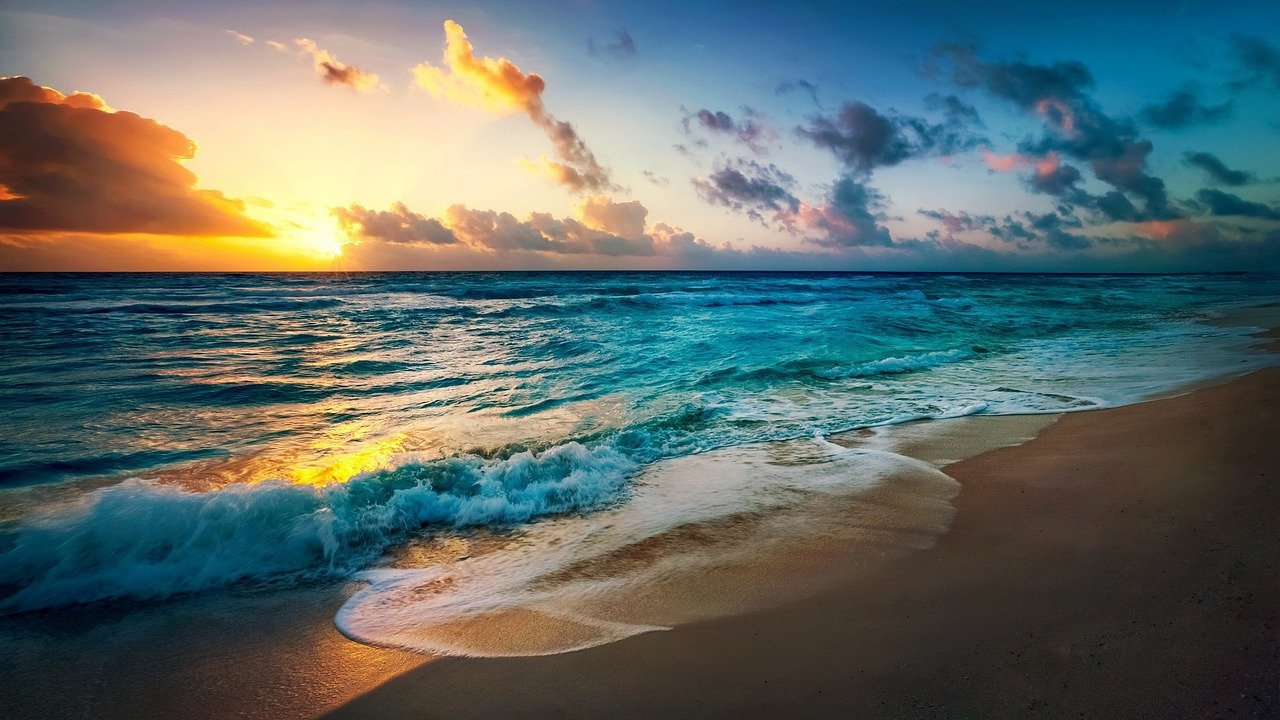
#> input picture Chapter1.3/beach.jpg, 1280 x 720 px, found by its file name
$ jupyter execute --allow-errors Chapter1.4.10.ipynb
#> lines starting #> are read from the running program, lines starting #| are printed output that depends on the picture
[cell 1]
import cv2
import numpy as np
import matplotlib.pyplot as plt

[cell 2]
img = cv2.imread('beach-clouds-daytime.jpg',0)
hist = cv2.calcHist([img],[0],None,[256],[0,256])
#> hist = 256 values from 0 to 0

#> (the rest of this cell did not finish here and is left out)

[cell 3]
img = cv2.imread('beach-clouds-daytime.jpg',0)
#> (the rest of this cell did not finish here and is left out)

[cell 4]
img = cv2.imread('beach.jpg',0)
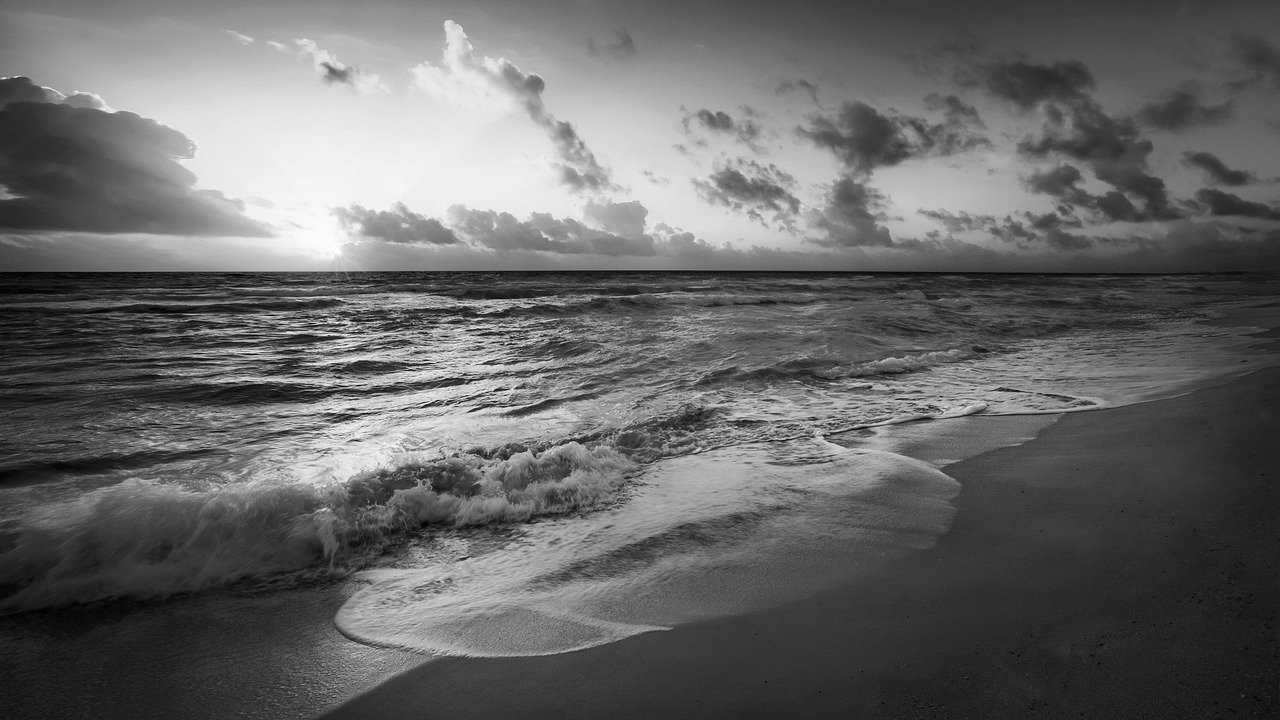
#> img: shape (720, 1280); min 0, max 255, mean 103.2
plt.hist(img.ravel(),256,[0,256]); plt.show()
#> after `plt.hist(img.ravel(), 256, [0, 256])`:
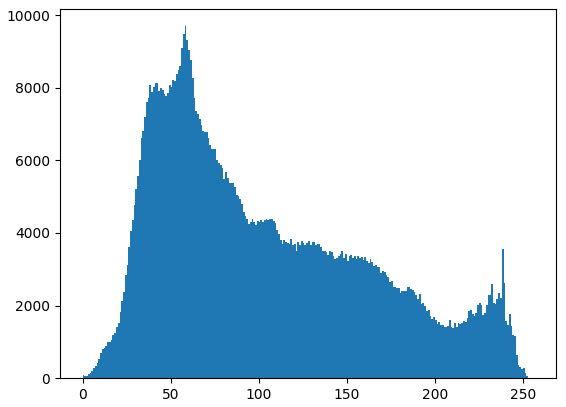
#> figure drawn by matplotlib, 1 panel; tallest bar 9693 high, from x = 58 to 59

[cell 5]
img = cv2.imread('beach-clouds-daytime.jpg')
color = ('b','g','r')

#> (the rest of this cell did not finish here and is left out)

[cell 6]
img = cv2.imread('beach.jpg')
#> img is the input picture: shape (720, 1280, 3); mean B, G, R 104.4, 107.4, 94.6
color = ('b','g','r')

for i,col in enumerate(color):
    histr = cv2.calcHist([img],[i],None,[256],[0,256])
    plt.plot(histr,color = col)
    plt.xlim([0,256])
plt.show()
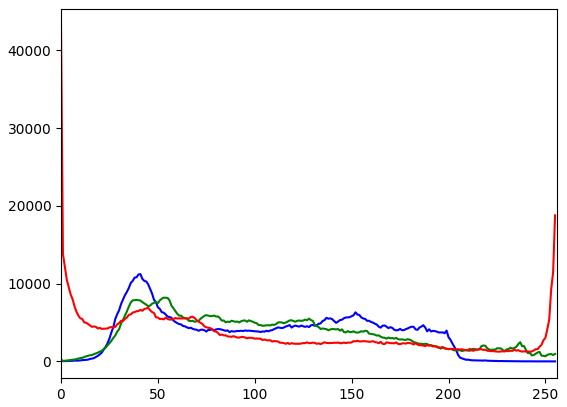
#> figure drawn by matplotlib, 1 panel; curve peaks at x = 41, y = 11222; curve peaks at x = 53, y = 8201; curve peaks at x = 0, y = 43213

[cell 7]
img = cv2.imread('beach-clouds-daytime.jpg',0)

# create a mask
#> (the rest of this cell did not finish here and is left out)

[cell 8]
img = cv2.imread('beach-clouds-daytime.jpg',0)
#> (the rest of this cell did not finish here and is left out)

#> (a cell that did not finish here is left out)

[cell 10]
img = cv2.imread('beach-clouds-daytime.jpg',0)
equ = cv2.equalizeHist(img)
res = np.hstack((img,equ)) #stacking images side-by-side
cv2.imwrite('res.png',res)
#> Out = True

[cell 11]
img = cv2.imread('beach.jpg',0)
# create a CLAHE object (Arguments are optional).
clahe = cv2.createCLAHE(clipLimit=2.0, tileGridSize=(8,8))
cl1 = clahe.apply(img)
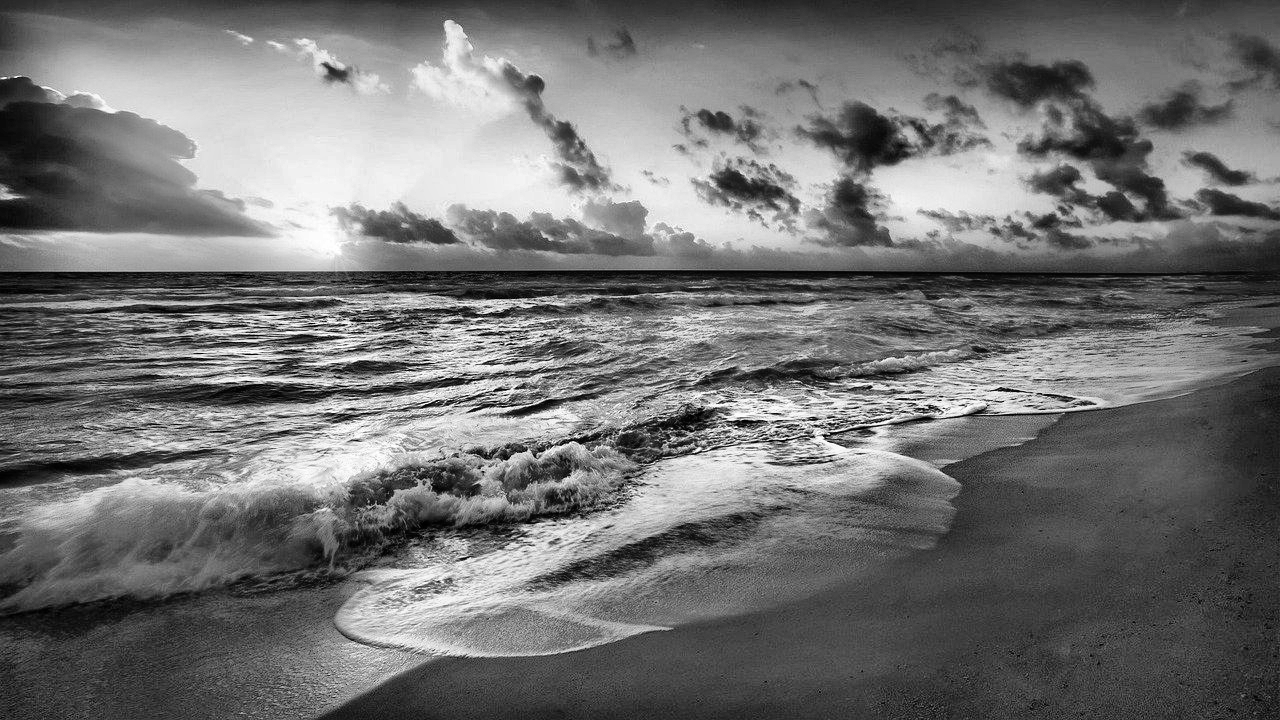
#> cl1: shape (720, 1280); min 0, max 255, mean 114.7
cv2.imwrite('clahe_2.jpg',cl1)
#> Out = True

$ run again, with Chapter1.3/baby.jpg copied over Chapter1.3/beach.jpg
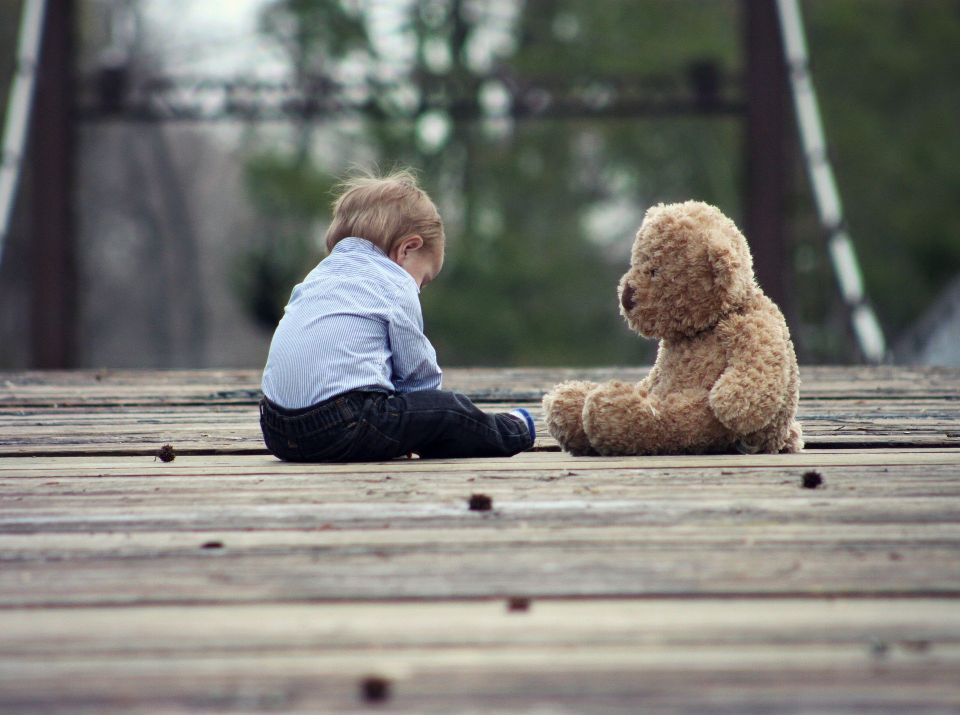
#> input picture Chapter1.3/baby.jpg, 1920 x 1429 px, found by its file name (shown at 1/2 size)
#> hist = 256 values from 0 to 0
#> img is the input picture: shape (1429, 1920, 3); mean B, G, R 114.6, 120, 120.5
#> `plt.show()`:
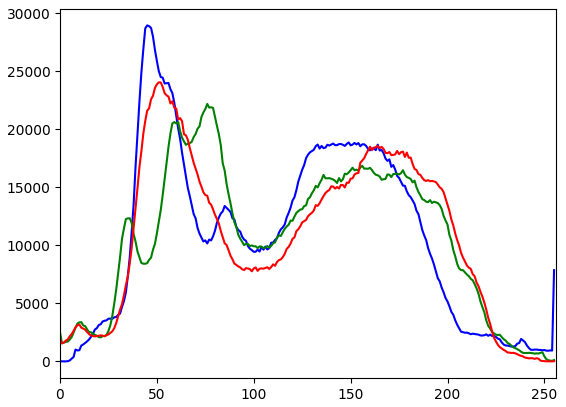
#> figure drawn by matplotlib, 1 panel; curve peaks at x = 45, y = 28945; curve peaks at x = 76, y = 22182; curve peaks at x = 51, y = 24044
#> `cv2.imwrite('res.png',res)`: Out = True
#> `cl1 = clahe.apply(img)`:
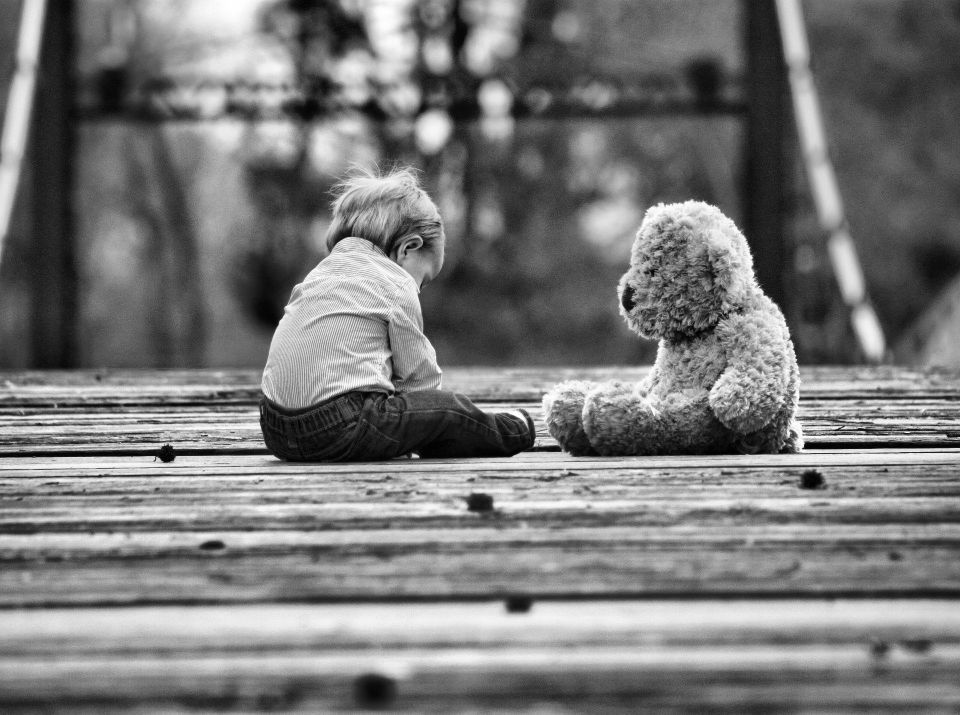
#> cl1: shape (1429, 1920) (shown at 1/2 size); min 0, max 255, mean 119.7
